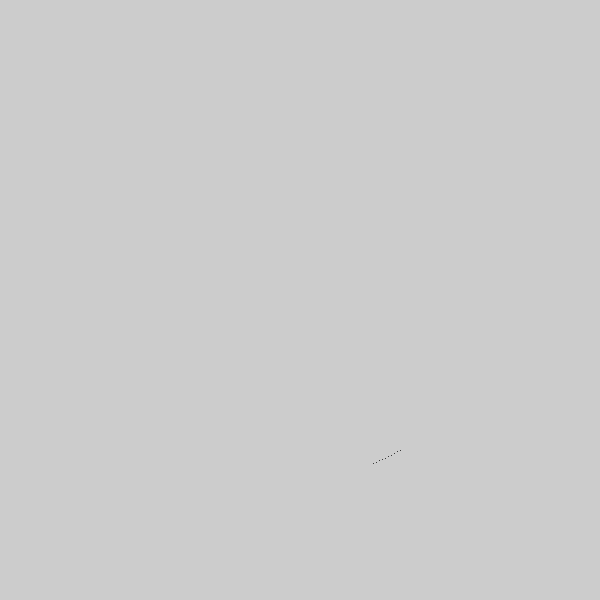
Frame 1 (no input)
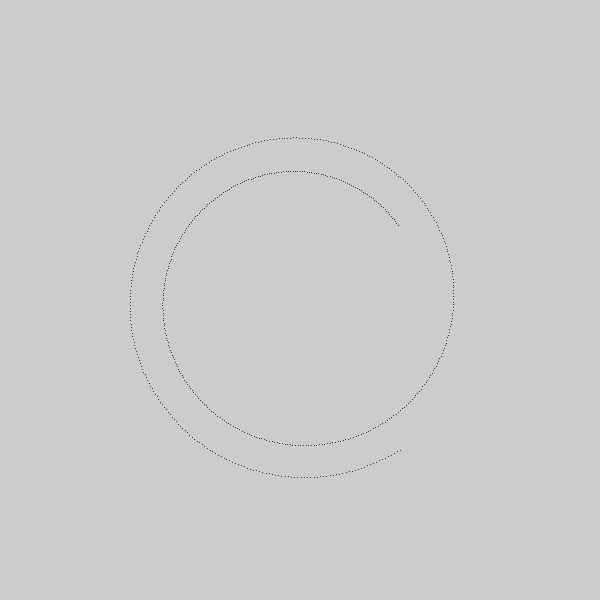
Frame 60 (the mouse pressed at the canvas centre just before this capture)
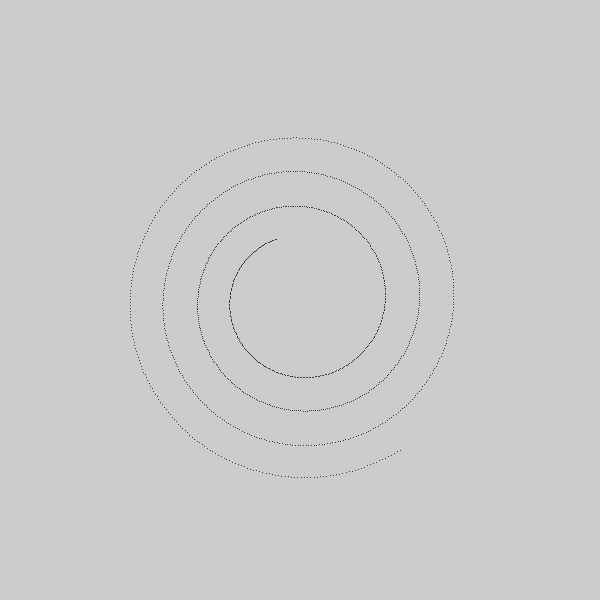
Frame 120 (the mouse held since frame 60 and released just before this capture)

The Processing sketch that drew these frames (run headless with seeded random() and noise(); from frame 60 on, the mouse is pressed at the canvas centre):

// Processing sketch: homografo
// ── homografo.pde
float a = 2*PI;
float a2 = PI/2;

void setup(){
  size(600,600);
}

float[] polar(int raio, float angulo){
  float polar[] = {
    raio * cos(angulo), // position x
    raio * sin(angulo)  // position y
  };
  
  return polar;
}

void draw(){
  for(int i = 0; i < 10; i++){
    float xy[] = polar(100, a);
    float xy2[] = polar(150, a2);
    
    point(xy[0] + (xy2[0] + 300), xy[1] + (xy2[1] + 300));
    
    a += PI/180;
    a2 += PI/170;
  }
}
